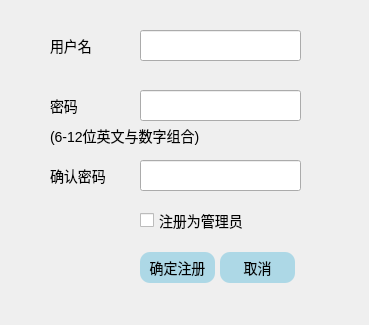
<?xml version="1.0" encoding="UTF-8"?>
<ui version="4.0">
 <class>AddUserDialog</class>
 <widget class="QDialog" name="AddUserDialog">
  <property name="geometry">
   <rect>
    <x>0</x>
    <y>0</y>
    <width>369</width>
    <height>325</height>
   </rect>
  </property>
  <property name="windowTitle">
   <string>Dialog</string>
  </property>
  <property name="styleSheet">
   <string notr="true">QWidget {
font-size:14px;
}
QPushButton {
	background-color: rgb(173, 216, 230);
	border:2px groovegray;
	border-radius:10px;
	padding:2px 4px;
}

QPushButton:hover {
/*   background-color: khaki;	*/
	background-color: rgb(135, 206, 250);
}

/* Increase the padding, so the text is shifted when the button is
   pressed. */
QPushButton:pressed {
    padding-left: 5px;
    padding-top: 5px;
	background-color: rgb(70, 130, 180);
/*    background-color: #d0d67c;	*/
}</string>
  </property>
  <widget class="QLabel" name="uNameLabel">
   <property name="geometry">
    <rect>
     <x>50</x>
     <y>30</y>
     <width>81</width>
     <height>31</height>
    </rect>
   </property>
   <property name="styleSheet">
    <string notr="true">font: 12pt &quot;宋体&quot;;</string>
   </property>
   <property name="text">
    <string>用户名</string>
   </property>
  </widget>
  <widget class="QLabel" name="passwardLabel">
   <property name="geometry">
    <rect>
     <x>50</x>
     <y>90</y>
     <width>81</width>
     <height>31</height>
    </rect>
   </property>
   <property name="styleSheet">
    <string notr="true">font: 12pt &quot;宋体&quot;;</string>
   </property>
   <property name="text">
    <string>密码</string>
   </property>
  </widget>
  <widget class="QLabel" name="ensurePasswardLabel">
   <property name="geometry">
    <rect>
     <x>50</x>
     <y>160</y>
     <width>81</width>
     <height>31</height>
    </rect>
   </property>
   <property name="styleSheet">
    <string notr="true">font: 12pt &quot;宋体&quot;;</string>
   </property>
   <property name="text">
    <string>确认密码</string>
   </property>
  </widget>
  <widget class="QLineEdit" name="uNameLEdit">
   <property name="geometry">
    <rect>
     <x>140</x>
     <y>30</y>
     <width>161</width>
     <height>31</height>
    </rect>
   </property>
   <property name="styleSheet">
    <string notr="true">font: 12pt &quot;宋体&quot;;</string>
   </property>
  </widget>
  <widget class="QLineEdit" name="passwardLEdit">
   <property name="geometry">
    <rect>
     <x>140</x>
     <y>90</y>
     <width>161</width>
     <height>31</height>
    </rect>
   </property>
   <property name="styleSheet">
    <string notr="true">font: 12pt &quot;宋体&quot;;</string>
   </property>
  </widget>
  <widget class="QLineEdit" name="ensurePasswardLEdit">
   <property name="geometry">
    <rect>
     <x>140</x>
     <y>160</y>
     <width>161</width>
     <height>31</height>
    </rect>
   </property>
   <property name="styleSheet">
    <string notr="true">font: 12pt &quot;宋体&quot;;</string>
   </property>
  </widget>
  <widget class="QLabel" name="tipsLabel">
   <property name="geometry">
    <rect>
     <x>50</x>
     <y>120</y>
     <width>181</width>
     <height>31</height>
    </rect>
   </property>
   <property name="styleSheet">
    <string notr="true">font: 10pt &quot;宋体&quot;;</string>
   </property>
   <property name="text">
    <string>(6-12位英文与数字组合)</string>
   </property>
  </widget>
  <widget class="QCheckBox" name="userRightCBbox">
   <property name="geometry">
    <rect>
     <x>140</x>
     <y>205</y>
     <width>141</width>
     <height>31</height>
    </rect>
   </property>
   <property name="styleSheet">
    <string notr="true">font: 12pt &quot;宋体&quot;;</string>
   </property>
   <property name="text">
    <string>注册为管理员</string>
   </property>
  </widget>
  <widget class="QPushButton" name="ensureBtn">
   <property name="geometry">
    <rect>
     <x>140</x>
     <y>252</y>
     <width>75</width>
     <height>31</height>
    </rect>
   </property>
   <property name="text">
    <string>确定注册</string>
   </property>
  </widget>
  <widget class="QPushButton" name="cancelBtn">
   <property name="geometry">
    <rect>
     <x>220</x>
     <y>252</y>
     <width>75</width>
     <height>31</height>
    </rect>
   </property>
   <property name="text">
    <string>取消</string>
   </property>
  </widget>
 </widget>
 <resources/>
 <connections/>
</ui>
